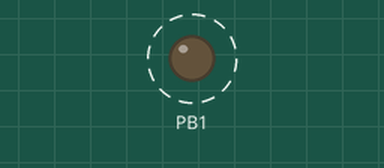
This program was run on a simulated ATmega8, built with avr-gcc and emulated at 4 MHz. Parts: output pins drawn as LEDs (lit = HIGH). Dashed ring = blinking.

Above: at 0.4 s.
Timing chart, 0 to 4.6 s (numbered marks = the images above):
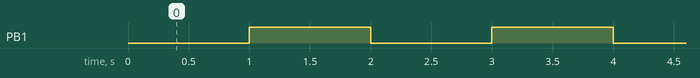

Measured:
- by itself, PB1: alternates HIGH for 1.0 s and LOW for 1.0 s

The program:

main.cpp
```cpp
/*
 * InterrupcionesEjemplo1.cpp
 *
 * Created: 30/08/2018 1:52:48 p. m.
 * Author : esteban
 * Instagram : RoughGentleman77
 * YouTube Channel :
 * En este proyecto de atmel estudio se hace una desmotracion de una interrupcion por desbordamiento de temporizador.
 */

#include <avr/io.h>
#include <avr/interrupt.h> // libreria de AVR que facilita uso de interrupciones

#define F_CPU 4000000UL //(1Mhz) macro para definir la frecuencia de trabajo del microcontrolador. se usa en la implementacion del comando delay.
// #define _BV( bit ) ( 1<<(bit) ) // macro para facilitar la escritura de los comandos para leer y escribir sobre registros del microcontrolador.
#define COUNTER_INIT 61630 // valor a partir del cual debe empezar a contar el temporizador.

int main(void)
{
	DDRB |= _BV(1); // se establece el pin PB1 como salida digital

	sei(); // funcion que configura registros para habilitar interrupciones.
	TCNT1 = COUNTER_INIT; // se inicializa el temporizador en 616630
	TIMSK |= _BV(2); // se habilita la interrupcion de overflow en temporizador 1
	TCCR1B |= _BV(2) | _BV(0); // se establece fuente de reloj con preescalamiento de 1024


    while (1)
    {
		// se queda enganchado en el while sin hacer nada.
    }
}

// rutina de interrupcion cuando se desborda el temporizador 1
ISR(TIMER1_OVF_vect){
	TCNT1 = COUNTER_INIT; // se recarga nuevamente el temporizador en 61630
	PORTB ^= _BV(1);
}
```
